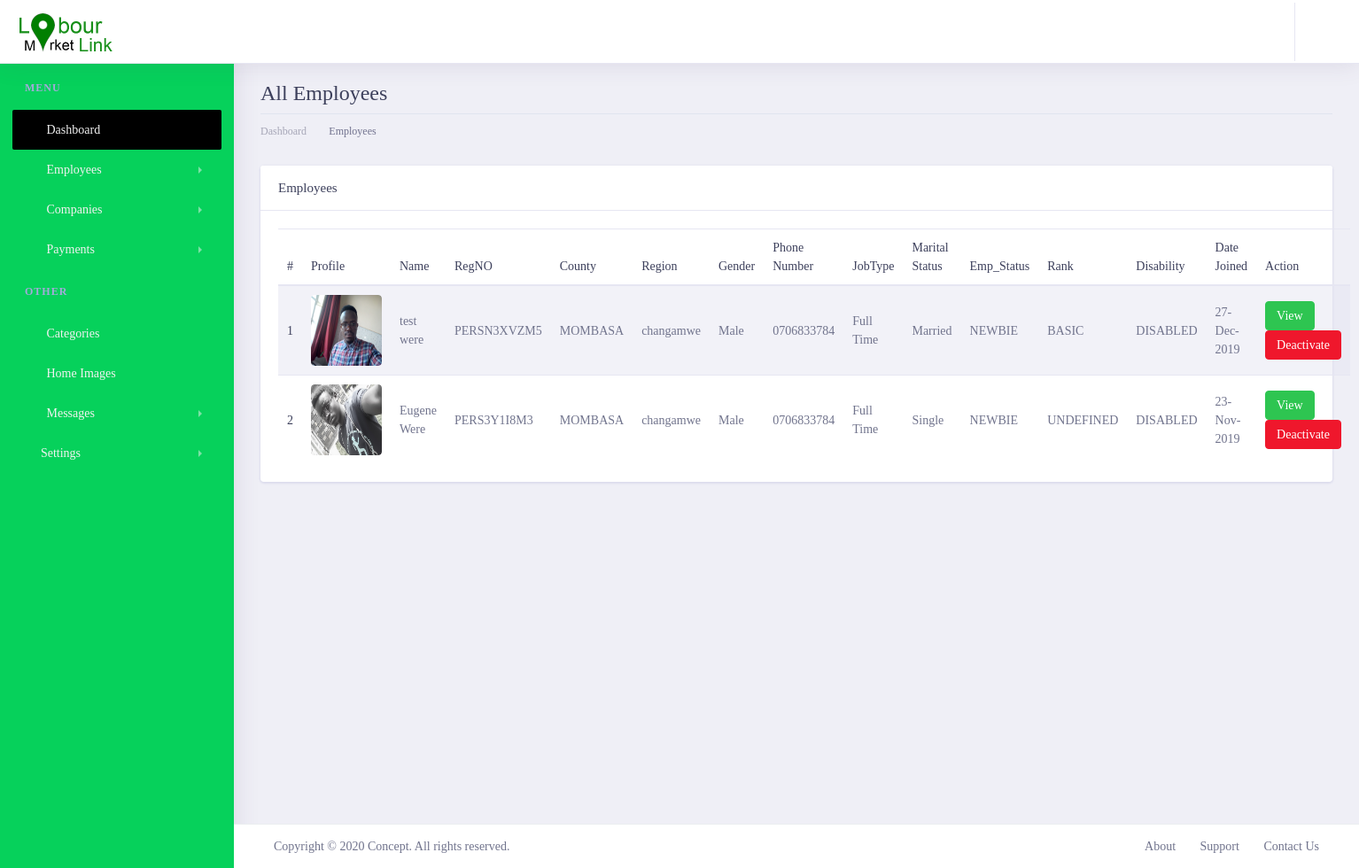
Page /lmladmin/allemployees/ (signed in) on the committed database.
### lmlappadmin/models.py (models this page shows, shortened)
class Customer(get_user_model()):
    profile_image = models.ImageField(max_length=200, upload_to='customerImages', null=True, blank=True)
    regpayment = models.ForeignKey(CustomerPayments, on_delete=models.CASCADE, null=True, blank=True)
    country = models.CharField(max_length=100,null=False, blank=False)
    county = models.ForeignKey(County, on_delete=models.CASCADE, null=False, blank=False)
    region = models.ForeignKey(Region, on_delete=models.CASCADE, null=False, blank=False)
    gender = models.CharField(max_length=100,null=False, blank=False)
    category = models.ForeignKey(Category, on_delete=models.CASCADE, max_length=200, null=False, blank=False)
    phone_number = models.CharField(max_length=20, null=False, blank=False)
    date_of_birth = models.DateField(default=datetime.datetime.now)
    landmark = models.CharField(max_length=100,null=True, blank=True)
    huduma_no = models.CharField(max_length=100,null=True, blank=True)
    job_type = models.CharField(max_length=200, null=False, blank=False)
    disability = models.TextField(null=True, blank=True)
    marital_status = models.CharField(max_length=100,null=True, blank=True)
    created_at = models.DateTimeField(auto_now_add=True)
    updated_at = models.DateTimeField(auto_now=True)
    biography = models.TextField()
    PERSONNEL_STATUS = {
        ('NEWBIE', 'Newbie'),
        ('REGISTERED_CONFIRMED', 'Registerd_confirmed'),
        ('DEACTIVATED', 'Deactivated'),
    }
    status = models.CharField(choices=PERSONNEL_STATUS, default='NEWBIE', max_length=200, null=False, blank=False)
    RANK_STATUS = {
        ('BASIC', 'Basic'),
        ('PREMIUM', 'Premium'),
        ('ULTIMATE', 'Ultimate'),
    }
    rank_status = models.CharField(choices=RANK_STATUS, default='BASIC', max_length=200, null=False, blank=False)
    DISABILITY_STATUS=[
        ('DISABLED','Disabled'),
        ('NOT_DISABLED','Not_Disabled')
    ]
    disability_status =models.CharField(choices=DISABILITY_STATUS, default='NOT_DISABLED', max_length=200, null=True, blank=False)
    class Meta:
        verbose_name = 'Customer'
        verbose_name_plural = 'Customers'
    @property
    def customer_reg_no(self):
        regno = CustomerRegNo.objects.filter(customer=self).first()
        if regno:
            return regno.personel_reg_no
        else:
            return 'NO_REGNO_ON_THIS_GUY'

class CustomerRegNo(models.Model):
    customer = models.ForeignKey(Customer, on_delete=models.CASCADE)
    personel_reg_no = models.CharField(max_length=100, null=False, blank=False, unique=True)
    created_at = models.DateTimeField(auto_now_add=True)
    updated_at = models.DateTimeField(auto_now=True)

class County(models.Model):
    county_number = models.IntegerField(null=False,blank=False)
    county = models.CharField(max_length=200,null=False,blank=False)
    created_at = models.DateTimeField(auto_now_add=True)
    updated_at = models.DateTimeField(auto_now=True)
    def __str__(self):
        return '%s' % (self.county)

class Region(models.Model):
    county_number = models.IntegerField(null=False,blank=False)
    region = models.CharField(max_length=200,null=False,blank=False)
    ward = models.CharField(max_length=200,null=False,blank=False)
    created_at = models.DateTimeField(auto_now_add=True)
    updated_at = models.DateTimeField(auto_now=True)
    def __str__(self):
        return '%s' % (self.region)

### lmlappadmin/views.py (the view)
# urls.py: path('allemployees/',views.employees, name='employees'),
@login_required()
def employees(request):
    employees = Customer.objects.order_by('-created_at')
    context = {
        'title': 'Employees',
        'customers': employees,
    }
    return render(request,'employee/allemployees.html', context)

### lmlapp/templatetags/call_methods.py (called while the page is built)
@register.filter(name='contactushome')
def comments(request):
    contactushome = ContactUsHome.objects.filter(status="UNREAD").order_by("-created_at")
    if contactushome is not None:
        return contactushome
    return False

@register.filter(name='contactushomecount')
def commentscount(request):
    contactushomecount = ContactUsHome.objects.count()
    if contactushomecount > 0:
        return contactushomecount
    return False

### lmlappadmin/templates/employee/allemployees.html
{% extends 'admin/layout.html' %}
{% load static %}
{% block content %}
       <div class="dashboard-wrapper ml-0">
            <div class="container-fluid  dashboard-content">
                <div class="row">
                    <div class="col-xl-12 col-lg-12 col-md-12 col-sm-12 col-12">
                        <div class="page-header">
                            <h2 class="pageheader-title"> All Employees</h2>
                            <div class="page-breadcrumb">
                                <nav aria-label="breadcrumb">
                                    <ol class="breadcrumb">
                                        <li class="breadcrumb-item"><a href="{% url 'LMLAdmin:home' %}" class="breadcrumb-link">Dashboard</a></li>
                                        <li class="breadcrumb-item active" aria-current="page">Employees</li>
                                    </ol>
                                </nav>
                            </div>
                        </div>
                    </div>
                </div>
                <div class="row">
                    <div class="col-xl-12 col-lg-12 col-md-12 col-sm-12 col-12">
                            <div class="card">
                                <h5 class="card-header">Employees</h5>
                                <div class="card-body">
                                    <table class="table table-striped">
                                        <thead>
                                            <tr>
                                                <th scope="col">#</th>
                                                <th scope="col">Profile</th>
                                                <th scope="col">Name</th>
                                                <th scope="col">RegNO</th>
                                                <th scope="col">County</th>
                                                <th scope="col">Region</th>
                                                <th scope="col">Gender</th>
                                                <th scope="col">Phone Number</th>
                                                <th scope="col">JobType</th>
                                                <th scope="col">Marital Status</th>
                                                <th scope="col">Emp_Status</th>
                                                <th scope="col">Rank</th>
                                                <th scope="col">Disability</th>
                                                <th scope="col">Date Joined</th>
                                                <th scope="col">Action</th>
                                            </tr>
                                        </thead>
                                        <tbody>
                                            {% for employee in customers %}
                                                <tr>
                                                    <th scope="row">{{forloop.counter}}</th>
                                                    <td>
                                                        <div style="width: 80px; height: 80px; overflow: hidden;" class="rounded">
                                                            <img class="w-100 h-100 rounded" src="{{ employee.profile_image.url }}" alt="">
                                                        </div>
                                                    </td>
                                                    <td>{{employee.first_name}} {{ employee.last_name }}</td>
                                                    <td>{{employee.customer_reg_no}}</td>
                                                    <td>{{employee.county}}</td>
                                                    <td>{{employee.region}}</td>
                                                    <td>{{employee.gender}}</td>
                                                    <td>{{employee.phone_number}}</td>
                                                    <td>{{employee.job_type }}</td>
                                                    <td>{{employee.marital_status}}</td>
                                                    <td>{{employee.status}}</td>
                                                    <td>{{employee.rank_status}}</td>
                                                    <td>{{employee.disability_status}}</td>
                                                    <td>{{employee.created_at|date:'d-M-Y'}}</td>
                                                    <td>
                                                        <a href="" class="btn btn-success btn-sm rounded">View</a>
                                                        <a href="" class="btn btn-danger btn-sm rounded">Deactivate</a>
                                                    </td>
                                                </tr>
                                            {%  endfor  %}
                                        </tbody>
                                    </table>
                                </div>
                            </div>
                        </div>
                </div>
            </div>
        </div>
{% endblock content %}

### rows in the picture
Customer: profile_image (picture), first_name "test", last_name "were", customer_reg_no "PERSN3XVZM5", county "MOMBASA", region "changamwe", gender "Male", phone_number "0706833784", job_type "Full Time", marital_status "Married", status "NEWBIE", rank_status "BASIC", disability_status "DISABLED", created_at "27-Dec-2019"
Customer: profile_image (picture), first_name "Eugene", last_name "Were", customer_reg_no "PERS3Y1I8M3", county "MOMBASA", region "changamwe", gender "Male", phone_number "0706833784", job_type "Full Time", marital_status "Single", status "NEWBIE", rank_status "UNDEFINED", disability_status "DISABLED", created_at "23-Nov-2019"
